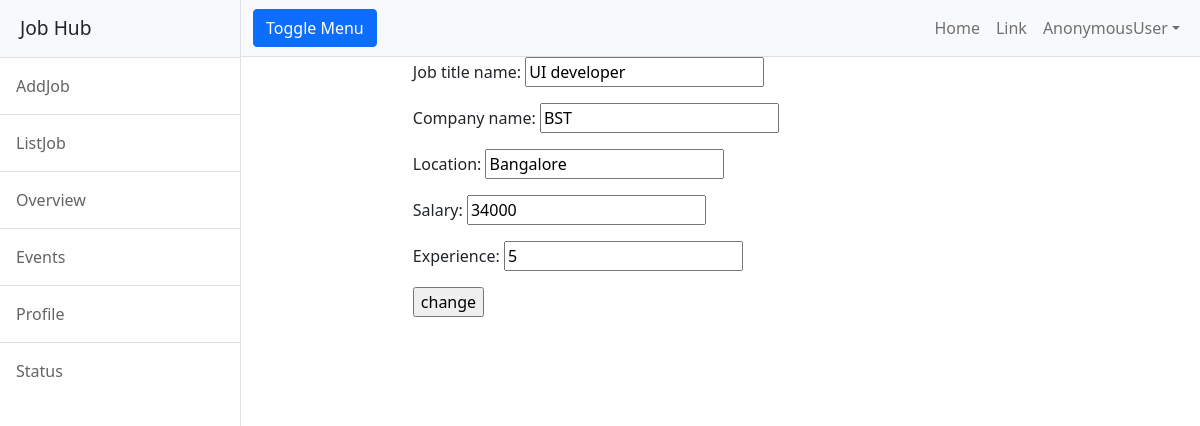
Screenshot of /employer/jobs/change/7 with the database file from the repository.
### employer/models.py (models this page shows, shortened)
class Jobs(models.Model):
    job_title_name=models.CharField(max_length=150)
    company_name=models.CharField(max_length=150)
    location=models.CharField(max_length=150)
    salary=models.PositiveIntegerField(null=True)
    experience=models.PositiveIntegerField(default=0)

### employer/views.py (the view)
# urls.py: path('jobs/change/<int:id>',views.JobEditView.as_view(),name="emp-editjob"),
class JobEditView(UpdateView):
    model = Jobs
    form_class = JobForm
    template_name = "emp-editjob.html"
    success_url = reverse_lazy("emp-alljobs")
    pk_url_kwarg = "id"

### employer/forms.py
class JobForm(forms.ModelForm):
    class Meta:
        model=Jobs
        fields="__all__"

### employer/templates/emp-editjob.html (shortened to what this page needs)
{%extends 'base.html'%}
{%block body_block%}
<div class="row">
    <div class="col-2"></div>
    <div class="col-8">
        <form action="" method="post">
        {{form.as_p}}
        <input type="submit" value="change">
        </form>
    </div>
    <div class="col-2"></div>
</div>
{%endblock%}

### rows the page displays
Jobs: job_title_name "UI developer", company_name "BST", location "Bangalore", salary "34000", experience "5"

### other values shown
{{ request.user }} "AnonymousUser"
